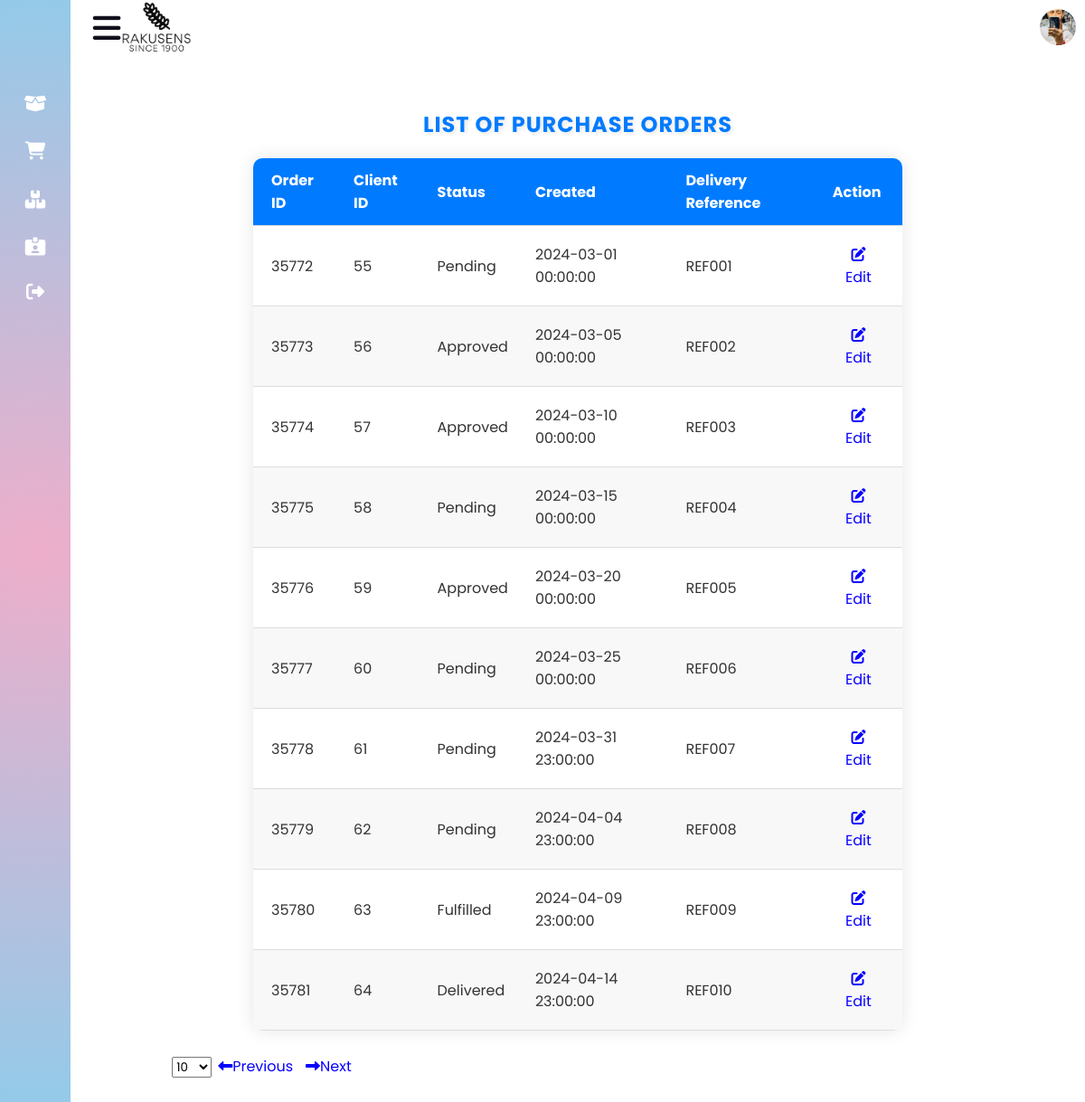
The page /Staff/PurchaseOrder.php on the database its author committed.
### tables this page shows
CREATE TABLE `orders` (
  `order_id` int(11) NOT NULL,
  `client_id` int(11) DEFAULT NULL,
  `status` enum('Pending','Approved','Rejected','Fulfilled','Delivered') NOT NULL DEFAULT 'Pending',
  `delivery_reference` varchar(100) DEFAULT NULL,
  `invoice_pdf` varchar(255) DEFAULT NULL,
  `created_on` timestamp NOT NULL DEFAULT current_timestamp()
);

### Staff/retrieve_orders.php (the view, shortened to what this page needs)
<?php
include 'db_connection.php';
class OrderRetriever {
    private $conn;
    public function __construct($conn) {
        $this->conn = $conn;
    }
    public function retrieveOrders($ordersPerPage, $currentPage) {
        $start = ($currentPage - 1) * $ordersPerPage;
        $sql = "SELECT * FROM orders LIMIT $start, $ordersPerPage";
        $result = $this->conn->query($sql);
        echo "<link rel='stylesheet' type='text/css' href='../style.css'>";
        if ($result) {
            if ($result->num_rows >= 0) {
                while($row = $result->fetch_assoc()) {
                    echo "<tr>";
                    echo "<td>" . $row["order_id"] . "</td>";
                    echo "<td>" . $row["client_id"] . "</td>";
                    echo "<td>" . $row["status"] . "</td>";
                    echo "<td>" . $row["created_on"] . "</td>";
                    echo "<td>" . $row["delivery_reference"] . "</td>";
                    echo "<td><button class='edit-btn' onclick='editOrder(" . $row["order_id"] . ")'><i class='fas fa-edit'></i>Edit</button></td>";
                    echo "</tr>";
                }
                echo "</table>";
                echo "<div class='pagination'>";
                echo "<select id='perPage' onchange='changePerPage()'>";
                $perPageOptions = [10, 20, 50, 100];
                foreach ($perPageOptions as $option) {
                    echo "<option value='$option' ";
                    if ($option == $ordersPerPage) {
                        echo "selected";
                    }
                    echo ">$option</option>";
                }
                echo "</select>";
                echo "<button class='edit-btn' onclick='previousPage()'><i class='fa-solid fa-left-long'></i>Previous</button>";
                echo "<button class='edit-btn' onclick='nextPage()'><i class='fa-solid fa-right-long'></i>Next</button>";
                echo "</div>";
            } else {
                echo "<p>No orders found</p>";
            }
        } else {
            echo "Error: " . $sql . "<br>" . $this->conn->error;
        }
    }
}
$orderRetriever = new OrderRetriever($conn);
$ordersPerPage = isset($_GET['per_page']) ? $_GET['per_page'] : 10;
$currentPage = isset($_GET['page']) ? $_GET['page'] : 1;
$orderRetriever->retrieveOrders($ordersPerPage, $currentPage);
?>

### Staff/AdminDashboard.css (style rules this page uses)
* { font-family: "Ubuntu", sans-serif; margin: 0; padding: 0; box-sizing: border-box; }
:root { --blue: #2a2185; --white: #fff; --gray: #f5f5f5; --black1: #222; --black2: #999; }
body { min-height: 100vh; overflow-x: hidden; background-color: #11101d; }
* { margin: 0; padding: 0; box-sizing: border-box; font-family: "Poppins", sans-serif; }
.product-table th, .product-table td { padding: 12px 15px; text-align: left; border-bottom: 1px solid #ddd; color: #333; }
.product-table th:first-child, .product-table td:first-child { padding-left: 20px; border-left: none; }
.product-table th:last-child, .product-table td:last-child { padding-right: 20px; border-right: none; }
.product-table tbody tr:nth-child(even) { background-color: #f8f8f8; }
.edit-btn, .delete-btn { background-color: transparent; border: none; color: #0800ff; text-align: center; text-decoration: none; display: inline-block; font-size: 16px; cursor: pointer; margin: 7px; border-radius: 5px; transition: background-color 0.3s ease, transform 0.3s ease; }

### Admin/CSS/style.css (style rules this page uses)
* { margin: 0; padding: 0; box-sizing: border-box; }
body, input { font-family: "Poppins", sans-serif; }

### rows shown on the page
orders: order_id "35772", client "55", status "Pending", created_on "2024-03-01 00:00:00", delivery_reference "REF001"
orders: order_id "35773", client "56", status "Approved", created_on "2024-03-05 00:00:00", delivery_reference "REF002"
orders: order_id "35774", client "57", status "Approved", created_on "2024-03-10 00:00:00", delivery_reference "REF003"
orders: order_id "35775", client "58", status "Pending", created_on "2024-03-15 00:00:00", delivery_reference "REF004"
orders: order_id "35776", client "59", status "Approved", created_on "2024-03-20 00:00:00", delivery_reference "REF005"
orders: order_id "35777", client "60", status "Pending", created_on "2024-03-25 00:00:00", delivery_reference "REF006"
orders: order_id "35778", client "61", status "Pending", created_on "2024-03-31 23:00:00", delivery_reference "REF007"
orders: order_id "35779", client "62", status "Pending", created_on "2024-04-04 23:00:00", delivery_reference "REF008"
orders: order_id "35780", client "63", status "Fulfilled", created_on "2024-04-09 23:00:00", delivery_reference "REF009"
orders: order_id "35781", client "64", status "Delivered", created_on "2024-04-14 23:00:00", delivery_reference "REF010"

### other values the page prints
form field value "10"
